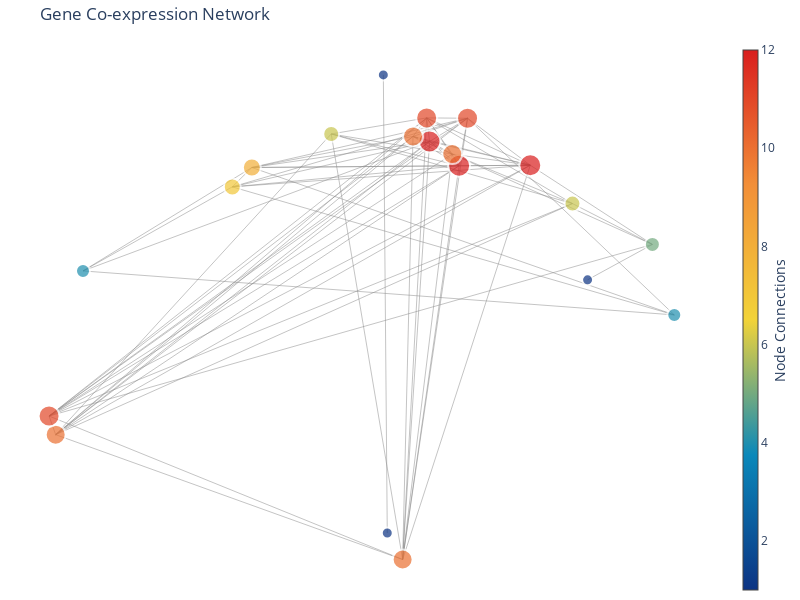

The notebook cell this image was saved under:
### Code cell
import pandas as pd
import plotly.graph_objects as go
import networkx as nx

def create_gene_network(df,color,bubble_size_ratio):

    # 计算相关性
    correlation_matrix = df.transpose().corr()

    # 使用networkx创建一个网络图
    G = nx.Graph()
    for gene1 in df.index:
        for gene2 in df.index:
            if gene1 != gene2:
                G.add_edge(gene1, gene2, weight=correlation_matrix.loc[gene1, gene2])

    # 为了可视化，我们可能只想显示高相关性的基因对
    threshold = 0.6 # 相关性系数
    edges = [(u, v) for (u, v, d) in G.edges(data=True) if abs(d['weight']) > threshold]
    G = G.edge_subgraph(edges).copy()  # 使用edges创建一个新的图，并使用copy()避免状态问题

    # 生成节点的位置
    pos = nx.spring_layout(G)  # 所有节点的位置

    # 将位置作为节点属性添加到G中
    for node in G.nodes():
        G.nodes[node]['pos'] = pos[node]

    # 使用plotly创建网络图
    edge_x = []
    edge_y = []
    for edge in G.edges():
        x0, y0 = G.nodes[edge[0]]['pos']
        x1, y1 = G.nodes[edge[1]]['pos']
        edge_x.append(x0)
        edge_x.append(x1)
        edge_x.append(None)
        edge_y.append(y0)
        edge_y.append(y1)
        edge_y.append(None)

    edge_trace = go.Scatter(
        x=edge_x, y=edge_y,
        line=dict(width=0.5, color='#888'),
        hoverinfo='none',
        mode='lines')

    node_x = []
    node_y = []
    for node in G.nodes():
        x, y = G.nodes[node]['pos']
        node_x.append(x)
        node_y.append(y)

    node_trace = go.Scatter(
        x=node_x, y=node_y,
        mode='markers',
        hoverinfo='text',
        marker=dict(
            showscale=True,
            colorscale=color,
            # 移除固定大小
            # size=10,  # 这行不再需要
            colorbar=dict(
                thickness=15,
                title='Node Connections',
                xanchor='left',
                titleside='right'
            ),
            line_width=2))

    node_adjacencies = []
    node_text = []
    node_sizes = []  # 添加一个列表来存储基于节点连接数的大小
    for node, adjacencies in enumerate(G.adjacency()):
        node_adjacencies.append(len(adjacencies[1]))
        node_text.append(adjacencies[0])
        node_degree = len(adjacencies[1])
        scaled_size = 10 + (node_degree * bubble_size_ratio)  # 基础大小为5，每个连接增加5个单位大小
        node_sizes.append(scaled_size)

    node_trace.marker.color = node_adjacencies
    node_trace.text = node_text
    node_trace.marker.size = node_sizes  # 更新marker的大小

    
    fig = go.Figure(data=[edge_trace, node_trace],
                    layout=go.Layout(
                        title='Gene Co-expression Network',
                        showlegend=False,
                        hovermode='closest',
                        margin=dict(b=0, l=0, r=0, t=40),
                        annotations=[
                            dict(
                                text="",
                                showarrow=False,
                                xref="paper", yref="paper",
                                x=0.005, y=-0.002)
                        ],
                        xaxis=dict(showgrid=False, zeroline=False, showticklabels=False),
                        yaxis=dict(showgrid=False, zeroline=False, showticklabels=False))
                    )

    # 定义fig的布局，设置宽度和高度
    fig.update_layout(
        autosize=False,
        width=800, 
        height=600,
        template="plotly_white"
    )

    fig.show()


# 调用函数
df = pd.read_csv('./demo-fpkm.csv', index_col=0)
create_gene_network(df,'Portland',1)

#  基因相关性网络图，不能说共表达

### Figure 1 — Plotly figure (JSON) as saved in the notebook; plotly's stock layout.template omitted (floating-point values rounded to 4 significant figures; data arrays with more than 128 entries replaced by an {"elided": "..."} marker saying what was removed)
{"data": [{"hoverinfo": "none", "line": {"color": "#888", "width": 0.5}, "mode": "lines", "type": "scatter", "x": {"elided": "228 float values"}, "y": {"elided": "228 float values"}}, {"hoverinfo": "text", "marker": {"color": [11, 10, 6, 8, 11, 1, 12, 10, 1, 12, 7, 4, 4, 12, 6, 10, 10, 11, 5, 1], "colorbar": {"thickness": 15, "title": {"side": "right", "text": "Node Connections"}, "xanchor": "left"}, "colorscale": [[0, "rgb(12,51,131)"], [0.25, "rgb(10,136,186)"], [0.5, "rgb(242,211,56)"], [0.75, "rgb(242,143,56)"], [1, "rgb(217,30,30)"]], "line": {"width": 2}, "showscale": true, "size": [21, 20, 16, 18, 21, 11, 22, 20, 11, 22, 17, 14, 14, 22, 16, 20, 20, 21, 15, 11]}, "mode": "markers", "text": ["Mt1", "Mt2", "Mt3", "Mt4", "Mt5", "Mt6", "Mt7", "Mt8", "Mt9", "Mt10", "Mt11", "Mt12", "Mt13", "Mt14", "Mt15", "Mt16", "Mt17", "Mt18", "Mt19", "Mt20"], "type": "scatter", "x": [0.1649, 0.02308, -0.133, -0.3064, 0.07564, -0.01913, 0.302, -0.7351, -0.01051, 0.08197, -0.3492, -0.6754, 0.6167, 0.1465, 0.3942, 0.1315, 0.04578, -0.7495, 0.5688, 0.4273], "y": [0.3852, -1, 0.3359, 0.2306, 0.3864, 0.5214, 0.2378, -0.6081, -0.9168, 0.3122, 0.1698, -0.09407, -0.2322, 0.2361, 0.1173, 0.2728, 0.3282, -0.5497, -0.01087, -0.1219]}], "layout": {"annotations": [{"showarrow": false, "text": "", "x": 0.005, "xref": "paper", "y": -0.002, "yref": "paper"}], "autosize": false, "height": 600, "hovermode": "closest", "margin": {"b": 0, "l": 0, "r": 0, "t": 40}, "showlegend": false, "title": {"text": "Gene Co-expression Network"}, "width": 800, "xaxis": {"showgrid": false, "showticklabels": false, "zeroline": false}, "yaxis": {"showgrid": false, "showticklabels": false, "zeroline": false}}}
